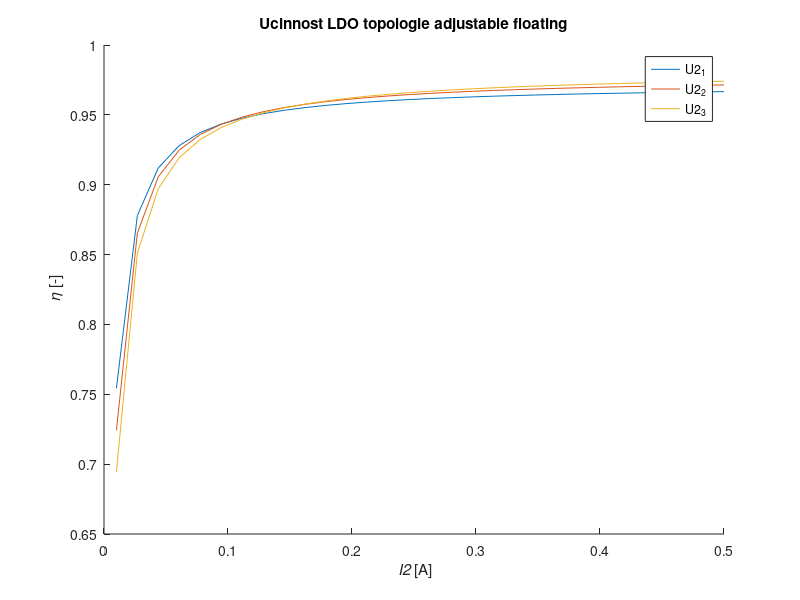

Recreate this plot in MATLAB.
U2 = 5;
I2 = linspace(0.01,0.5,30)
U_drop = 0.2;
I_adj = 0.001;
R1 = 1000;
R2 = 2000;
eta = zeros(3,30);


i = 1;
while i < 4
    U2 = 5 + i*2;
    I_R1 = (U2+I_adj.*R2)./(R1+R2);
    I_R2 = (-R1*I_adj+U2)./(R1+R2);
    P2 = U2.*I2;
    P_drop = U_drop*(I2+I_R1);
    P_div = R1*(I_R1)^2+R2*(I_R2)^2;
    P_gnd = I_adj*(U2+U_drop-R2*I_R2);
    P1 = P2 + P_drop + P_gnd + P_div;
    eta(i,:) = P2./P1;
    i=i+1;
end



hold on;
plot(I2,eta(1,:));
plot(I2,eta(2,:));
plot(I2,eta(3,:));
xlabel('{\it I2} [A]');
ylabel('{\it \eta} [-]');
legend('U2_1', 'U2_2', 'U2_3');
title('Ucinnost LDO topologie adjustable floating');
hold off;